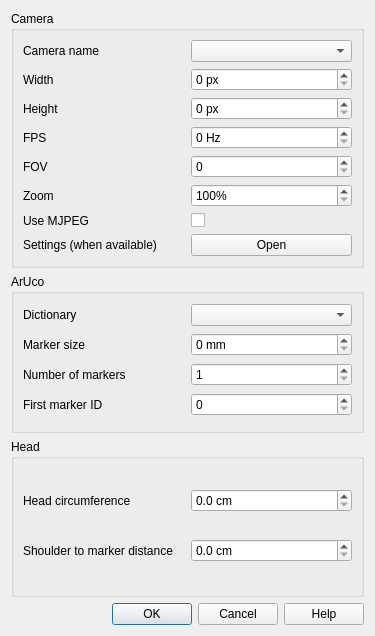
<?xml version="1.0" encoding="UTF-8"?>
<ui version="4.0">
 <class>arucohead_dialog</class>
 <widget class="QWidget" name="arucohead_dialog">
  <property name="windowModality">
   <enum>Qt::WindowModality::NonModal</enum>
  </property>
  <property name="geometry">
   <rect>
    <x>0</x>
    <y>0</y>
    <width>375</width>
    <height>636</height>
   </rect>
  </property>
  <property name="windowTitle">
   <string>ArUcoHead Tracker</string>
  </property>
  <property name="windowIcon">
   <iconset>
    <normaloff>C:/Users/Adrian Lopez/.designer/gui/images/opentrack.png</normaloff>C:/Users/Adrian Lopez/.designer/gui/images/opentrack.png</iconset>
  </property>
  <property name="layoutDirection">
   <enum>Qt::LayoutDirection::LeftToRight</enum>
  </property>
  <property name="autoFillBackground">
   <bool>false</bool>
  </property>
  <layout class="QGridLayout" name="gridLayout">
   <item row="26" column="1">
    <widget class="QDialogButtonBox" name="buttonBox">
     <property name="sizePolicy">
      <sizepolicy hsizetype="Minimum" vsizetype="Maximum">
       <horstretch>0</horstretch>
       <verstretch>0</verstretch>
      </sizepolicy>
     </property>
     <property name="standardButtons">
      <set>QDialogButtonBox::StandardButton::Cancel|QDialogButtonBox::StandardButton::Ok</set>
     </property>
    </widget>
   </item>
   <item row="26" column="2">
    <widget class="QPushButton" name="btnHelp">
     <property name="text">
      <string>Help</string>
     </property>
    </widget>
   </item>
   <item row="24" column="0" colspan="3">
    <widget class="QGroupBox" name="groupBox_2">
     <property name="title">
      <string>Head</string>
     </property>
     <layout class="QGridLayout" name="gridLayout_3">
      <item row="0" column="1">
       <widget class="QDoubleSpinBox" name="sbHeadCircumference">
        <property name="suffix">
         <string> cm</string>
        </property>
        <property name="decimals">
         <number>1</number>
        </property>
       </widget>
      </item>
      <item row="0" column="0">
       <widget class="QLabel" name="label_3">
        <property name="text">
         <string>Head circumference</string>
        </property>
       </widget>
      </item>
      <item row="2" column="0">
       <widget class="QLabel" name="label_4">
        <property name="text">
         <string>Shoulder to marker distance</string>
        </property>
       </widget>
      </item>
      <item row="2" column="1">
       <widget class="QDoubleSpinBox" name="sbShoulderToMarkerDistance">
        <property name="suffix">
         <string> cm</string>
        </property>
        <property name="decimals">
         <number>1</number>
        </property>
       </widget>
      </item>
     </layout>
    </widget>
   </item>
   <item row="1" column="0" colspan="3">
    <widget class="QGroupBox" name="groupBox_3">
     <property name="title">
      <string>ArUco</string>
     </property>
     <layout class="QGridLayout" name="gridLayout_2">
      <item row="2" column="1">
       <widget class="QLabel" name="label_5">
        <property name="text">
         <string>Marker size</string>
        </property>
       </widget>
      </item>
      <item row="2" column="2">
       <widget class="QSpinBox" name="sbMarkerSize">
        <property name="suffix">
         <string> mm</string>
        </property>
        <property name="maximum">
         <number>1000</number>
        </property>
       </widget>
      </item>
      <item row="1" column="2">
       <widget class="QComboBox" name="cmbArucoDictionary"/>
      </item>
      <item row="4" column="2">
       <widget class="QSpinBox" name="sbFirstMarkerID">
        <property name="minimum">
         <number>0</number>
        </property>
        <property name="maximum">
         <number>2320</number>
        </property>
       </widget>
      </item>
      <item row="3" column="2">
       <widget class="QSpinBox" name="sbNumerOfMarkers">
        <property name="minimum">
         <number>1</number>
        </property>
        <property name="maximum">
         <number>1000</number>
        </property>
       </widget>
      </item>
      <item row="4" column="1">
       <widget class="QLabel" name="label_13">
        <property name="text">
         <string>First marker ID</string>
        </property>
       </widget>
      </item>
      <item row="1" column="1">
       <widget class="QLabel" name="label_2">
        <property name="text">
         <string>Dictionary</string>
        </property>
       </widget>
      </item>
      <item row="3" column="1">
       <widget class="QLabel" name="label_12">
        <property name="text">
         <string>Number of markers</string>
        </property>
       </widget>
      </item>
     </layout>
    </widget>
   </item>
   <item row="0" column="0" colspan="3">
    <widget class="QGroupBox" name="groupBox">
     <property name="title">
      <string>Camera</string>
     </property>
     <layout class="QGridLayout" name="gridLayout_4">
      <item row="0" column="1">
       <widget class="QComboBox" name="cmbCameraName"/>
      </item>
      <item row="1" column="0">
       <widget class="QLabel" name="label_8">
        <property name="text">
         <string>Width</string>
        </property>
       </widget>
      </item>
      <item row="0" column="0">
       <widget class="QLabel" name="label_7">
        <property name="text">
         <string>Camera name</string>
        </property>
       </widget>
      </item>
      <item row="2" column="0">
       <widget class="QLabel" name="label">
        <property name="text">
         <string>Height</string>
        </property>
       </widget>
      </item>
      <item row="2" column="1">
       <widget class="QSpinBox" name="sbFrameHeight">
        <property name="suffix">
         <string> px</string>
        </property>
        <property name="prefix">
         <string/>
        </property>
        <property name="maximum">
         <number>8192</number>
        </property>
       </widget>
      </item>
      <item row="3" column="0">
       <widget class="QLabel" name="label_10">
        <property name="text">
         <string>FPS</string>
        </property>
       </widget>
      </item>
      <item row="6" column="0">
       <widget class="QLabel" name="label_9">
        <property name="text">
         <string>Use MJPEG</string>
        </property>
       </widget>
      </item>
      <item row="7" column="0">
       <widget class="QLabel" name="label_11">
        <property name="text">
         <string>Settings (when available)</string>
        </property>
       </widget>
      </item>
      <item row="3" column="1">
       <widget class="QSpinBox" name="sbFPS">
        <property name="suffix">
         <string> Hz</string>
        </property>
        <property name="maximum">
         <number>2000</number>
        </property>
       </widget>
      </item>
      <item row="7" column="1">
       <widget class="QPushButton" name="btnCameraSettings">
        <property name="text">
         <string>Open</string>
        </property>
       </widget>
      </item>
      <item row="5" column="0">
       <widget class="QLabel" name="label_14">
        <property name="text">
         <string>Zoom</string>
        </property>
       </widget>
      </item>
      <item row="5" column="1">
       <widget class="QSpinBox" name="sbZoom">
        <property name="suffix">
         <string>%</string>
        </property>
        <property name="minimum">
         <number>100</number>
        </property>
        <property name="maximum">
         <number>1000</number>
        </property>
       </widget>
      </item>
      <item row="1" column="1">
       <widget class="QSpinBox" name="sbFrameWidth">
        <property name="suffix">
         <string> px</string>
        </property>
        <property name="maximum">
         <number>8192</number>
        </property>
       </widget>
      </item>
      <item row="6" column="1">
       <widget class="QCheckBox" name="cbUseMJPEG">
        <property name="text">
         <string/>
        </property>
       </widget>
      </item>
      <item row="4" column="1">
       <widget class="QSpinBox" name="sbFOV">
        <property name="maximum">
         <number>180</number>
        </property>
       </widget>
      </item>
      <item row="4" column="0">
       <widget class="QLabel" name="label_15">
        <property name="text">
         <string>FOV</string>
        </property>
       </widget>
      </item>
     </layout>
    </widget>
   </item>
  </layout>
 </widget>
 <tabstops>
  <tabstop>cmbCameraName</tabstop>
  <tabstop>sbFrameWidth</tabstop>
  <tabstop>sbFrameHeight</tabstop>
  <tabstop>sbFPS</tabstop>
  <tabstop>cbUseMJPEG</tabstop>
  <tabstop>btnCameraSettings</tabstop>
  <tabstop>cmbArucoDictionary</tabstop>
  <tabstop>sbMarkerSize</tabstop>
  <tabstop>sbNumerOfMarkers</tabstop>
  <tabstop>sbFirstMarkerID</tabstop>
  <tabstop>sbHeadCircumference</tabstop>
  <tabstop>sbShoulderToMarkerDistance</tabstop>
 </tabstops>
 <resources/>
 <connections/>
 <slots>
  <slot>startEngineClicked()</slot>
  <slot>stopEngineClicked()</slot>
  <slot>cameraSettingsClicked()</slot>
 </slots>
</ui>
